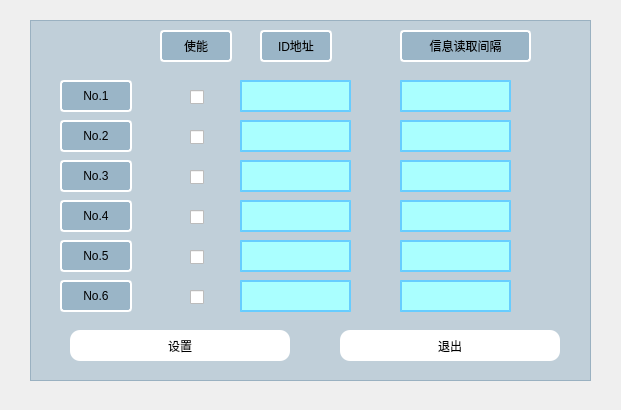
<?xml version="1.0" encoding="UTF-8"?>
<ui version="4.0">
 <class>IdTimer</class>
 <widget class="QDialog" name="IdTimer">
  <property name="geometry">
   <rect>
    <x>0</x>
    <y>0</y>
    <width>621</width>
    <height>410</height>
   </rect>
  </property>
  <property name="windowTitle">
   <string>设置ID和定时器</string>
  </property>
  <property name="styleSheet">
   <string notr="true">QDialog {    
	background: white url(:/images/jpg/sansi_logo.jpg);
    background-repeat: repeat-y;
    background-position: left;
}

QLineEdit { 
	min-width:68px;
    min-height:28px;
	background-color: rgb(170, 255, 255);
	border-color: rgb(22, 83, 150);
	border: 2px solid rgba(0, 127, 255, 100);
	font: 14pt &quot;Myanmar Text&quot;;
	
}
QFrame {	
	background-color: rgba(0, 75, 125, 50);
}

QLabel{
	

	min-width:68px;
    min-height:28px;

    max-height:28px;

	border: 2px solid white;
	border-radius: 4px;
	
	
	font: 75 14pt &quot;Microsoft JhengHei UI&quot;;
	text-align: center;
}

QCheckBox{
  	max-height:14px;
}

QPushButton{
	background-color: rgb(255, 255, 255);
    min-width:220px;
    min-height:28px;
	border-radius: 10px;
}</string>
  </property>
  <widget class="QLineEdit" name="lineEdit_1">
   <property name="geometry">
    <rect>
     <x>240</x>
     <y>80</y>
     <width>111</width>
     <height>32</height>
    </rect>
   </property>
   <property name="cursor">
    <cursorShape>IBeamCursor</cursorShape>
   </property>
  </widget>
  <widget class="QLineEdit" name="lineEdit_2">
   <property name="geometry">
    <rect>
     <x>400</x>
     <y>80</y>
     <width>111</width>
     <height>32</height>
    </rect>
   </property>
  </widget>
  <widget class="QLabel" name="label">
   <property name="geometry">
    <rect>
     <x>60</x>
     <y>80</y>
     <width>72</width>
     <height>32</height>
    </rect>
   </property>
   <property name="text">
    <string>No.1</string>
   </property>
   <property name="alignment">
    <set>Qt::AlignCenter</set>
   </property>
  </widget>
  <widget class="QLineEdit" name="lineEdit_3">
   <property name="geometry">
    <rect>
     <x>240</x>
     <y>120</y>
     <width>111</width>
     <height>32</height>
    </rect>
   </property>
  </widget>
  <widget class="QLineEdit" name="lineEdit_4">
   <property name="geometry">
    <rect>
     <x>400</x>
     <y>120</y>
     <width>111</width>
     <height>32</height>
    </rect>
   </property>
  </widget>
  <widget class="QLabel" name="label_2">
   <property name="geometry">
    <rect>
     <x>60</x>
     <y>120</y>
     <width>72</width>
     <height>32</height>
    </rect>
   </property>
   <property name="text">
    <string>No.2</string>
   </property>
   <property name="alignment">
    <set>Qt::AlignCenter</set>
   </property>
  </widget>
  <widget class="QLineEdit" name="lineEdit_5">
   <property name="geometry">
    <rect>
     <x>240</x>
     <y>160</y>
     <width>111</width>
     <height>32</height>
    </rect>
   </property>
  </widget>
  <widget class="QLineEdit" name="lineEdit_6">
   <property name="geometry">
    <rect>
     <x>400</x>
     <y>160</y>
     <width>111</width>
     <height>32</height>
    </rect>
   </property>
  </widget>
  <widget class="QLabel" name="label_3">
   <property name="geometry">
    <rect>
     <x>60</x>
     <y>160</y>
     <width>72</width>
     <height>32</height>
    </rect>
   </property>
   <property name="text">
    <string>No.3</string>
   </property>
   <property name="alignment">
    <set>Qt::AlignCenter</set>
   </property>
  </widget>
  <widget class="QLineEdit" name="lineEdit_7">
   <property name="geometry">
    <rect>
     <x>240</x>
     <y>200</y>
     <width>111</width>
     <height>32</height>
    </rect>
   </property>
  </widget>
  <widget class="QLineEdit" name="lineEdit_8">
   <property name="geometry">
    <rect>
     <x>400</x>
     <y>200</y>
     <width>111</width>
     <height>32</height>
    </rect>
   </property>
  </widget>
  <widget class="QLabel" name="label_4">
   <property name="geometry">
    <rect>
     <x>60</x>
     <y>200</y>
     <width>72</width>
     <height>32</height>
    </rect>
   </property>
   <property name="text">
    <string>No.4</string>
   </property>
   <property name="alignment">
    <set>Qt::AlignCenter</set>
   </property>
  </widget>
  <widget class="QLineEdit" name="lineEdit_9">
   <property name="geometry">
    <rect>
     <x>240</x>
     <y>240</y>
     <width>111</width>
     <height>32</height>
    </rect>
   </property>
  </widget>
  <widget class="QLineEdit" name="lineEdit_10">
   <property name="geometry">
    <rect>
     <x>400</x>
     <y>240</y>
     <width>111</width>
     <height>32</height>
    </rect>
   </property>
  </widget>
  <widget class="QLabel" name="label_5">
   <property name="geometry">
    <rect>
     <x>60</x>
     <y>240</y>
     <width>72</width>
     <height>32</height>
    </rect>
   </property>
   <property name="text">
    <string>No.5</string>
   </property>
   <property name="alignment">
    <set>Qt::AlignCenter</set>
   </property>
  </widget>
  <widget class="QLineEdit" name="lineEdit_11">
   <property name="geometry">
    <rect>
     <x>240</x>
     <y>280</y>
     <width>111</width>
     <height>32</height>
    </rect>
   </property>
  </widget>
  <widget class="QLineEdit" name="lineEdit_12">
   <property name="geometry">
    <rect>
     <x>400</x>
     <y>280</y>
     <width>111</width>
     <height>32</height>
    </rect>
   </property>
  </widget>
  <widget class="QLabel" name="label_6">
   <property name="geometry">
    <rect>
     <x>60</x>
     <y>280</y>
     <width>72</width>
     <height>32</height>
    </rect>
   </property>
   <property name="text">
    <string>No.6</string>
   </property>
   <property name="alignment">
    <set>Qt::AlignCenter</set>
   </property>
  </widget>
  <widget class="QLabel" name="label_7">
   <property name="geometry">
    <rect>
     <x>260</x>
     <y>30</y>
     <width>72</width>
     <height>32</height>
    </rect>
   </property>
   <property name="text">
    <string>ID地址</string>
   </property>
   <property name="alignment">
    <set>Qt::AlignCenter</set>
   </property>
  </widget>
  <widget class="QLabel" name="label_8">
   <property name="geometry">
    <rect>
     <x>400</x>
     <y>30</y>
     <width>131</width>
     <height>32</height>
    </rect>
   </property>
   <property name="text">
    <string>信息读取间隔</string>
   </property>
   <property name="alignment">
    <set>Qt::AlignCenter</set>
   </property>
  </widget>
  <widget class="QFrame" name="frame">
   <property name="geometry">
    <rect>
     <x>30</x>
     <y>20</y>
     <width>561</width>
     <height>361</height>
    </rect>
   </property>
   <property name="frameShape">
    <enum>QFrame::StyledPanel</enum>
   </property>
   <property name="frameShadow">
    <enum>QFrame::Raised</enum>
   </property>
   <widget class="QLabel" name="label_9">
    <property name="geometry">
     <rect>
      <x>130</x>
      <y>10</y>
      <width>72</width>
      <height>32</height>
     </rect>
    </property>
    <property name="text">
     <string>使能</string>
    </property>
    <property name="alignment">
     <set>Qt::AlignCenter</set>
    </property>
   </widget>
   <widget class="QCheckBox" name="checkBox_6">
    <property name="geometry">
     <rect>
      <x>160</x>
      <y>270</y>
      <width>81</width>
      <height>14</height>
     </rect>
    </property>
    <property name="text">
     <string/>
    </property>
   </widget>
   <widget class="QCheckBox" name="checkBox_5">
    <property name="geometry">
     <rect>
      <x>160</x>
      <y>230</y>
      <width>81</width>
      <height>14</height>
     </rect>
    </property>
    <property name="text">
     <string/>
    </property>
   </widget>
   <widget class="QCheckBox" name="checkBox_4">
    <property name="geometry">
     <rect>
      <x>160</x>
      <y>190</y>
      <width>81</width>
      <height>14</height>
     </rect>
    </property>
    <property name="text">
     <string/>
    </property>
   </widget>
   <widget class="QCheckBox" name="checkBox_1">
    <property name="geometry">
     <rect>
      <x>160</x>
      <y>70</y>
      <width>81</width>
      <height>14</height>
     </rect>
    </property>
    <property name="text">
     <string/>
    </property>
   </widget>
   <widget class="QCheckBox" name="checkBox_2">
    <property name="geometry">
     <rect>
      <x>160</x>
      <y>110</y>
      <width>31</width>
      <height>14</height>
     </rect>
    </property>
    <property name="text">
     <string/>
    </property>
    <property name="iconSize">
     <size>
      <width>16</width>
      <height>16</height>
     </size>
    </property>
   </widget>
   <widget class="QCheckBox" name="checkBox_3">
    <property name="geometry">
     <rect>
      <x>160</x>
      <y>150</y>
      <width>81</width>
      <height>14</height>
     </rect>
    </property>
    <property name="text">
     <string/>
    </property>
   </widget>
   <widget class="QPushButton" name="pushButton">
    <property name="geometry">
     <rect>
      <x>40</x>
      <y>310</y>
      <width>220</width>
      <height>31</height>
     </rect>
    </property>
    <property name="text">
     <string>设置</string>
    </property>
   </widget>
   <widget class="QPushButton" name="pushButton_2">
    <property name="geometry">
     <rect>
      <x>310</x>
      <y>310</y>
      <width>220</width>
      <height>31</height>
     </rect>
    </property>
    <property name="text">
     <string>退出</string>
    </property>
   </widget>
  </widget>
  <zorder>frame</zorder>
  <zorder>lineEdit_1</zorder>
  <zorder>lineEdit_2</zorder>
  <zorder>label</zorder>
  <zorder>lineEdit_3</zorder>
  <zorder>lineEdit_4</zorder>
  <zorder>label_2</zorder>
  <zorder>lineEdit_5</zorder>
  <zorder>lineEdit_6</zorder>
  <zorder>label_3</zorder>
  <zorder>lineEdit_7</zorder>
  <zorder>lineEdit_8</zorder>
  <zorder>label_4</zorder>
  <zorder>lineEdit_9</zorder>
  <zorder>lineEdit_10</zorder>
  <zorder>label_5</zorder>
  <zorder>lineEdit_11</zorder>
  <zorder>lineEdit_12</zorder>
  <zorder>label_6</zorder>
  <zorder>label_7</zorder>
  <zorder>label_8</zorder>
 </widget>
 <resources/>
 <connections>
  <connection>
   <sender>pushButton_2</sender>
   <signal>clicked()</signal>
   <receiver>IdTimer</receiver>
   <slot>close()</slot>
   <hints>
    <hint type="sourcelabel">
     <x>389</x>
     <y>339</y>
    </hint>
    <hint type="destinationlabel">
     <x>280</x>
     <y>182</y>
    </hint>
   </hints>
  </connection>
 </connections>
</ui>
